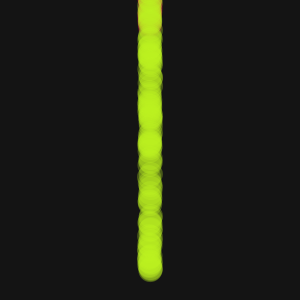
Frame 1 (no input)
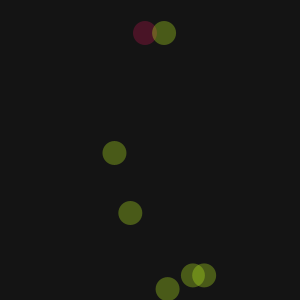
Frame 60 (the mouse pressed at the canvas centre just before this capture)
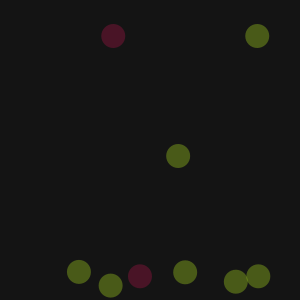
Frame 120 (the mouse held since frame 60 and released just before this capture)

The Processing sketch that drew these frames (run headless with seeded random() and noise(); from frame 60 on, the mouse is pressed at the canvas centre):

// Processing sketch: processing_41711
// ── processing_41711.pde

/*I had a hard time even getting this to work but I think I'm beginning to understand
 the basic principle of object/classes but it's still confusing
 Code borrowed/modified from Nick Senske and Eddie Winn(the bounce part)*/


int numParticles = 600;
GenParticle[] p = new GenParticle[numParticles];

void setup() {
  size(300, 300);
  noStroke();
  smooth();
  for (int i = 0; i < p.length; i++) {
    float velX = random(-1, 1);
    float velY = -i;
    if (random(5)>2) {
      p[i]= new TopParticle(width/2, 30, velX, velY, 8, width/2, 30);
    }
    else {
      p[i]=new BottomParticle(width/2, 270, velX, velY, 8, width/2, 270);
    }
  }
}

void draw() {
  background(20, 80);
  for (int i = 0; i < p.length; i++) {
    p[i].update();
    p[i].regenerate();
    p[i].display();
  }
}

//2ND SUBCLASS ______________________________________________________________

class BottomParticle extends GenParticle {

  BottomParticle(float xIn, float yIn, float vxIn, float vyIn, float r, float ox, float oy) {
    super(xIn, yIn, vxIn, vyIn, r, ox, oy);
  }
  void display() {
    fill(189, 242, 32, 80);
    ellipse(x, y, radius*3, radius*3); //ellipses start big
    if (y>height-10) {
      if (x<1 || x<299) {
        vy=-2;
      }
    }
  }
  void regenerate() {
    if (y>300) {
      x=width/2;
      y=270;
      vx=random(-5, 5);
      vy=random(-3, -1);
      radius=2.0; //after initial launch the ellipses are smaller
    }
  }
}

//1ST SUBCLASS________________________________________________________________

class TopParticle extends GenParticle {

  TopParticle(float xIn, float yIn, float vxIn, float vyIn, float r, float ox, float oy) {
    super(xIn, yIn, vxIn, vyIn, r, ox, oy);
  }

  void display () {
    fill(188, 19, 78, 80);
    ellipse(x, y, radius*3, radius*3); //ellipses start big
    if (y>height-10) {
      vy=-2;
    }
  }

  void regenerate() {
    if (y>300) {
      x=originX;
      y=originY;
      vx=random(-2, 2);
      vy= random(-1, -.05);
      radius=2.0;  //after inital launch the ellipses are smaller
    }
  }
}

//GENPARTICLE SUBCLASS________________________________________________________

class GenParticle extends Particle {
  float originX, originY;

  GenParticle(float xIn, float yIn, float vxIn, float vyIn, float r, float ox, float oy) {
    super (xIn, yIn, vxIn, vyIn, r);
    originX=ox;
    originY=oy;
  }

  void regenerate() {
    if ((x>width+ radius ) || (x<-radius) ||
      (y>height+radius) || (y<-radius)) {
      x=originX;
      y=originY;
      vx=random(-1.0, 1.0);
      vy=random(-4.0, -.0);
    }
  }
}

//PARTICLE CLASS________________________________________________________________

class Particle {
  float x, y; // The x- and y-coordinates
  float vx, vy; // The x- and y-velocities
  float radius; // Particle radius
  float gravity = 0.1;

  Particle(float xpos, float ypos, float velx, float vely, float r) {
    x = xpos;
    y = ypos;
    vx = velx;
    vy = vely;
    radius = r;
  }

  void update() {
    vy = vy + gravity;
    y += vy;
    x += vx;
  }

  void display() {
    ellipse(x, y, radius*2, radius*2);
  }
}
